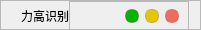
           <widget class="QFrame" name="top">
            <property name="minimumSize">
             <size>
              <width>0</width>
              <height>30</height>
             </size>
            </property>
            <property name="maximumSize">
             <size>
              <width>16777215</width>
              <height>30</height>
             </size>
            </property>
            <property name="styleSheet">
             <string notr="true">QFrame#top{
background-color: rgba(255, 255, 255,0);
}</string>
            </property>
            <property name="frameShape">
             <enum>QFrame::Shape::StyledPanel</enum>
            </property>
            <property name="frameShadow">
             <enum>QFrame::Shadow::Raised</enum>
            </property>
            <layout class="QHBoxLayout" name="horizontalLayout">
             <property name="spacing">
              <number>0</number>
             </property>
             <property name="leftMargin">
              <number>20</number>
             </property>
             <property name="topMargin">
              <number>0</number>
             </property>
             <property name="bottomMargin">
              <number>0</number>
             </property>
             <item>
              <widget class="QLabel" name="explain_title">
               <property name="minimumSize">
                <size>
                 <width>0</width>
                 <height>30</height>
                </size>
               </property>
               <property name="maximumSize">
                <size>
                 <width>16777215</width>
                 <height>30</height>
                </size>
               </property>
               <property name="styleSheet">
                <string notr="true">font: 700 italic 11pt &quot;Segoe UI&quot;;</string>
               </property>
               <property name="text">
                <string>力高识别</string>
               </property>
               <property name="alignment">
                <set>Qt::AlignmentFlag::AlignCenter</set>
               </property>
              </widget>
             </item>
             <item>
              <widget class="QFrame" name="buttons_sf">
               <property name="minimumSize">
                <size>
                 <width>120</width>
                 <height>30</height>
                </size>
               </property>
               <property name="maximumSize">
                <size>
                 <width>120</width>
                 <height>30</height>
                </size>
               </property>
               <property name="frameShape">
                <enum>QFrame::Shape::StyledPanel</enum>
               </property>
               <property name="frameShadow">
                <enum>QFrame::Shadow::Raised</enum>
               </property>
               <layout class="QHBoxLayout" name="horizontalLayout_2">
                <property name="topMargin">
                 <number>0</number>
                </property>
                <property name="bottomMargin">
                 <number>0</number>
                </property>
                <item>
                 <widget class="QPushButton" name="settings_button">
                  <property name="minimumSize">
                   <size>
                    <width>0</width>
                    <height>20</height>
                   </size>
                  </property>
                  <property name="maximumSize">
                   <size>
                    <width>16777215</width>
                    <height>20</height>
                   </size>
                  </property>
                  <property name="cursor">
                   <cursorShape>PointingHandCursor</cursorShape>
                  </property>
                  <property name="styleSheet">
                   <string notr="true">QPushButton{
background-image: url(:/all/img/set.png);
background-repeat: no-repeat;
background-position: center;
border: none;
}

QPushButton:hover{

}</string>
                  </property>
                  <property name="text">
                   <string/>
                  </property>
                 </widget>
                </item>
                <item>
                 <widget class="QPushButton" name="min_sf">
                  <property name="minimumSize">
                   <size>
                    <width>14</width>
                    <height>14</height>
                   </size>
                  </property>
                  <property name="maximumSize">
                   <size>
                    <width>14</width>
                    <height>14</height>
                   </size>
                  </property>
                  <property name="styleSheet">
                   <string notr="true">QPushButton{
	
	background-color: rgb(4, 180, 0);
border:1px solid rgba(113, 17, 15,50);
border-radius:6px;
}
QPushButton:hover {
background-color:rgb(139, 29, 31)
	
}
QPushButton:pressed {
	background-color: rgb(232, 59, 35);
}
</string>
                  </property>
                  <property name="text">
                   <string/>
                  </property>
                 </widget>
                </item>
                <item>
                 <widget class="QPushButton" name="max_sf">
                  <property name="minimumSize">
                   <size>
                    <width>14</width>
                    <height>14</height>
                   </size>
                  </property>
                  <property name="maximumSize">
                   <size>
                    <width>14</width>
                    <height>14</height>
                   </size>
                  </property>
                  <property name="styleSheet">
                   <string notr="true">QPushButton{
	
	background-color: rgb(227, 199, 0);
border:1px solid rgba(113, 17, 15,50);
border-radius:6px;
}
QPushButton:hover {
background-color:rgb(139, 29, 31)
	
}
QPushButton:pressed {
	background-color: rgb(232, 59, 35);
}
</string>
                  </property>
                  <property name="text">
                   <string/>
                  </property>
                 </widget>
                </item>
                <item>
                 <widget class="QPushButton" name="close_button">
                  <property name="minimumSize">
                   <size>
                    <width>14</width>
                    <height>14</height>
                   </size>
                  </property>
                  <property name="maximumSize">
                   <size>
                    <width>14</width>
                    <height>14</height>
                   </size>
                  </property>
                  <property name="styleSheet">
                   <string notr="true">QPushButton{
	
	background-color: rgb(240, 108, 96);
border:1px solid rgba(113, 17, 15,50);
border-radius:6px;
}
QPushButton:hover {
background-color:rgb(139, 29, 31)
	
}
QPushButton:pressed {
	background-color: rgb(232, 59, 35);
}
</string>
                  </property>
                  <property name="text">
                   <string/>
                  </property>
                 </widget>
                </item>
               </layout>
              </widget>
             </item>
            </layout>
           </widget>
